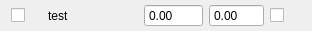
<?xml version="1.0" encoding="UTF-8"?>
<ui version="4.0">
 <class>ChannelItem</class>
 <widget class="QWidget" name="ChannelItem">
  <property name="geometry">
   <rect>
    <x>0</x>
    <y>0</y>
    <width>312</width>
    <height>31</height>
   </rect>
  </property>
  <property name="minimumSize">
   <size>
    <width>312</width>
    <height>0</height>
   </size>
  </property>
  <property name="maximumSize">
   <size>
    <width>312</width>
    <height>16777215</height>
   </size>
  </property>
  <property name="windowTitle">
   <string>Form</string>
  </property>
  <layout class="QHBoxLayout" name="horizontalLayout">
   <property name="topMargin">
    <number>3</number>
   </property>
   <property name="bottomMargin">
    <number>3</number>
   </property>
   <item>
    <widget class="QCheckBox" name="selected">
     <property name="text">
      <string/>
     </property>
    </widget>
   </item>
   <item>
    <widget class="QLabel" name="name">
     <property name="minimumSize">
      <size>
       <width>90</width>
       <height>0</height>
      </size>
     </property>
     <property name="maximumSize">
      <size>
       <width>90</width>
       <height>16777215</height>
      </size>
     </property>
     <property name="styleSheet">
      <string notr="true"/>
     </property>
     <property name="frameShadow">
      <enum>QFrame::Plain</enum>
     </property>
     <property name="lineWidth">
      <number>1</number>
     </property>
     <property name="midLineWidth">
      <number>0</number>
     </property>
     <property name="text">
      <string>test</string>
     </property>
     <property name="alignment">
      <set>Qt::AlignLeading|Qt::AlignLeft|Qt::AlignVCenter</set>
     </property>
    </widget>
   </item>
   <item>
    <widget class="QDoubleSpinBox" name="gainSpinBox">
     <property name="maximumSize">
      <size>
       <width>70</width>
       <height>16777215</height>
      </size>
     </property>
     <property name="buttonSymbols">
      <enum>QAbstractSpinBox::NoButtons</enum>
     </property>
     <property name="minimum">
      <double>-1000.000000000000000</double>
     </property>
     <property name="maximum">
      <double>1000.990000000000009</double>
     </property>
    </widget>
   </item>
   <item>
    <widget class="QDoubleSpinBox" name="delaySpinBox">
     <property name="maximumSize">
      <size>
       <width>70</width>
       <height>16777215</height>
      </size>
     </property>
     <property name="buttonSymbols">
      <enum>QAbstractSpinBox::NoButtons</enum>
     </property>
     <property name="maximum">
      <double>1000.990000000000009</double>
     </property>
    </widget>
   </item>
   <item>
    <widget class="QCheckBox" name="invert">
     <property name="text">
      <string/>
     </property>
    </widget>
   </item>
  </layout>
 </widget>
 <resources/>
 <connections/>
</ui>
